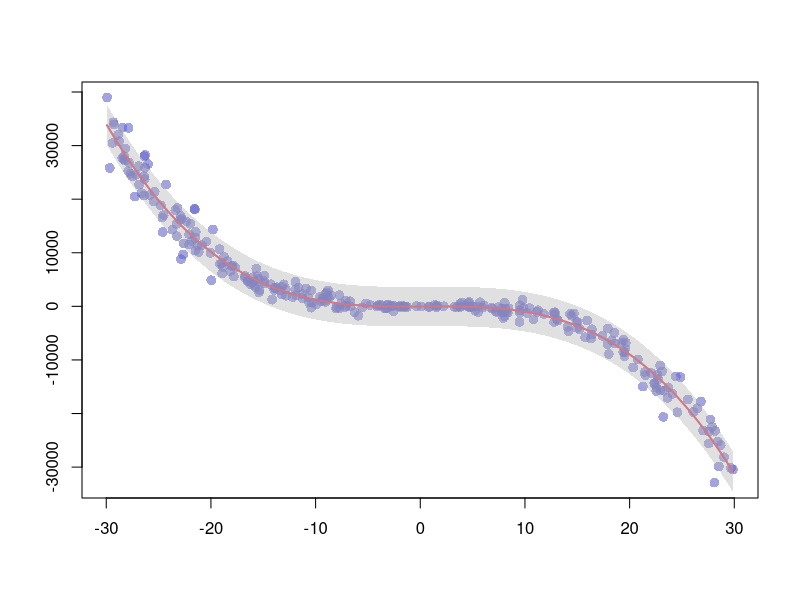

Generate this figure with R:
## ---- chunk 1
x <- runif(300,  min=-30, max=30) 
y <- -1.2*x^3 + 1.1 * x^2 - x + 10 + rnorm(length(x),0,100*abs(x)) 
 
## Can we find a polynomial that fits this function?
model <- lm(y ~ x + I(x^2) + I(x^3))
myPredict <- predict(model, interval="predict")
 
# Basic plot of x and y :
plot(x, y, col=rgb(0.4,0.4,0.8,0.6), pch=16 , cex=1.3 , xlab="" , ylab="") 
  ix <- sort(x, index.return=T)$ix
  lines(x[ix], myPredict[ix , 1], col=2, lwd=2)  
  polygon(
    c(rev(x[ix]), x[ix]),
    c(rev(myPredict[ix, 3]), myPredict[ix, 2]),
    col = rgb(0.7, 0.7, 0.7, 0.4) ,
    border=NA)
